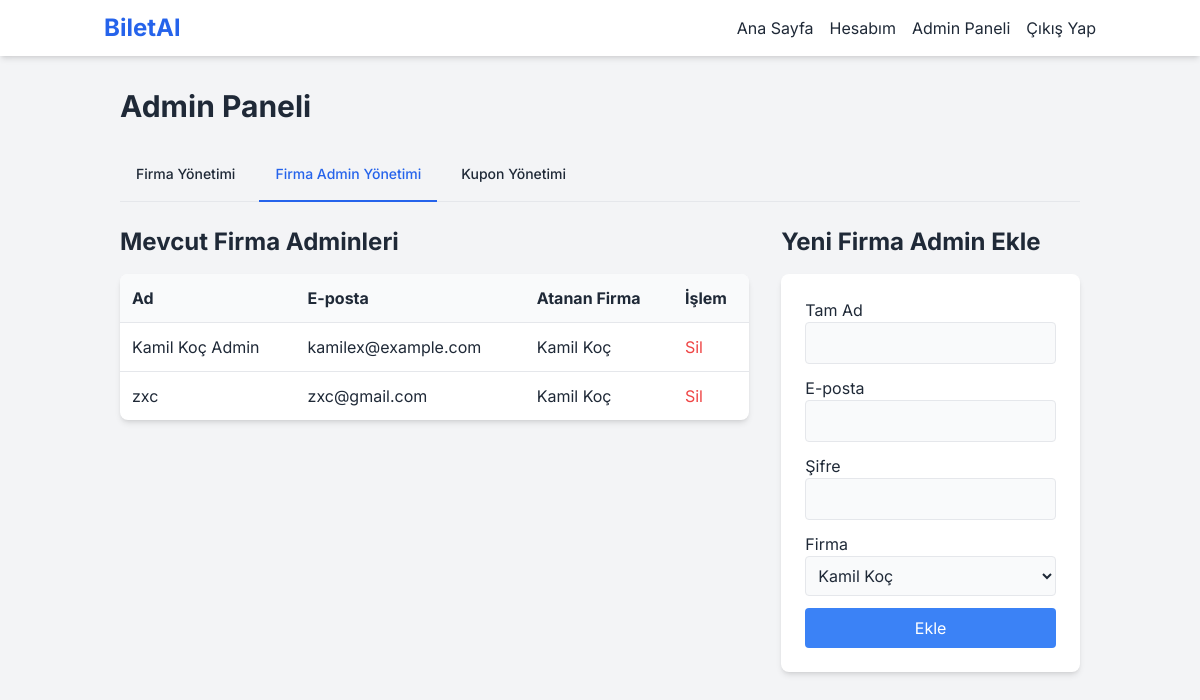
The app's page /admin/index.php?tab=admins (signed in), older data.
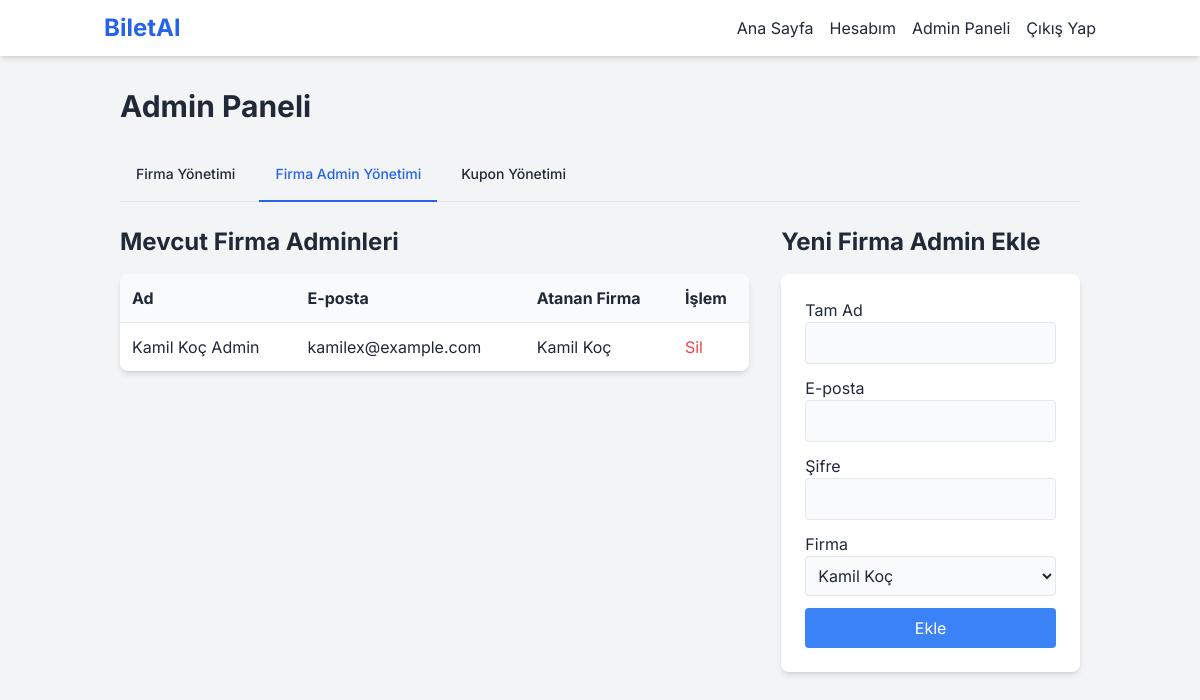
The same page, newer data.
### tables this page shows
CREATE TABLE users (
                id INTEGER PRIMARY KEY AUTOINCREMENT, fullname TEXT NOT NULL, email TEXT NOT NULL UNIQUE,
                password TEXT NOT NULL, role TEXT NOT NULL DEFAULT 'User', company_id INTEGER,
                balance REAL NOT NULL DEFAULT 0.0, FOREIGN KEY (company_id) REFERENCES companies(id)
            );

CREATE TABLE companies (id INTEGER PRIMARY KEY AUTOINCREMENT, name TEXT NOT NULL UNIQUE, created_at TEXT DEFAULT CURRENT_TIMESTAMP);

### admin/index.php (the view, shortened to what this page needs)
<?php
require_once '../config.php';
$tab = $_GET['tab'] ?? 'companies';
include '../header.php';
?>
 <h1 class="text-3xl font-bold mb-6">Admin Paneli</h1>
 <div class="mb-6 border-b border-gray-200">
    <ul class="flex flex-wrap -mb-px text-sm font-medium text-center">
        <li class="mr-2"><a href="index.php?tab=companies" class="inline-block p-4 border-b-2 rounded-t-lg <?php echo $tab === 'companies' ? 'text-blue-600 border-blue-600' : 'border-transparent hover:text-gray-600 hover:border-gray-300'; ?>">Firma Yönetimi</a></li>
        <li class="mr-2"><a href="index.php?tab=admins" class="inline-block p-4 border-b-2 rounded-t-lg <?php echo $tab === 'admins' ? 'text-blue-600 border-blue-600' : 'border-transparent hover:text-gray-600 hover:border-gray-300'; ?>">Firma Admin Yönetimi</a></li>
        <li class="mr-2"><a href="index.php?tab=coupons" class="inline-block p-4 border-b-2 rounded-t-lg <?php echo $tab === 'coupons' ? 'text-blue-600 border-blue-600' : 'border-transparent hover:text-gray-600 hover:border-gray-300'; ?>">Kupon Yönetimi</a></li>
    </ul>
</div>
<?php if ($tab === 'companies'):
    $companies = $pdo->query("SELECT * FROM companies ORDER BY name")->fetchAll();
?>
<div class="grid grid-cols-1 md:grid-cols-3 gap-8">
    <div class="md:col-span-2">
         <h2 class="text-2xl font-bold mb-4">Mevcut Firmalar</h2>
        <div class="bg-white rounded-lg shadow-md overflow-x-auto"><table class="w-full text-left"><thead class="bg-gray-50"><tr><th class="p-3">ID</th><th class="p-3">Firma Adı</th></tr></thead>
           <tbody>
               <?php foreach($companies as $company): ?>
               <tr class="border-t"><td class="p-3"><?php echo $company['id']; ?></td><td class="p-3"><?php echo htmlspecialchars($company['name']); ?></td></tr>
               <?php endforeach; ?>
           </tbody></table></div>
    </div>
    <div>
         <h2 class="text-2xl font-bold mb-4">Yeni Firma Ekle</h2>
         <div class="bg-white rounded-lg shadow-md p-6">
            <form action="../actions.php?action=add_company" method="POST">
                <div class="mb-3"><label class="block">Firma Adı</label><input type="text" name="name" required class="w-full p-2 border rounded bg-gray-50"></div>
                <button type="submit" class="w-full bg-blue-500 text-white p-2 rounded hover:bg-blue-600">Ekle</button>
            </form>
         </div>
    </div>
</div>
<?php elseif ($tab === 'admins'):
     $firma_admins = $pdo->query("SELECT u.*, c.name as company_name FROM users u JOIN companies c ON u.company_id = c.id WHERE u.role = 'Firma Admin' ORDER BY u.fullname")->fetchAll();
     $companies = $pdo->query("SELECT * FROM companies ORDER BY name")->fetchAll();
?>
<div class="grid grid-cols-1 md:grid-cols-3 gap-8">
    <div class="md:col-span-2">
         <h2 class="text-2xl font-bold mb-4">Mevcut Firma Adminleri</h2>
         <div class="bg-white rounded-lg shadow-md overflow-x-auto"><table class="w-full text-left"><thead class="bg-gray-50"><tr><th class="p-3">Ad</th><th class="p-3">E-posta</th><th class="p-3">Atanan Firma</th><th class="p-3">İşlem</th></tr></thead>
           <tbody>
               <?php foreach($firma_admins as $admin): ?>
               <tr class="border-t"><td class="p-3"><?php echo htmlspecialchars($admin['fullname']); ?></td><td class="p-3"><?php echo htmlspecialchars($admin['email']); ?></td><td class="p-3"><?php echo htmlspecialchars($admin['company_name']); ?></td>
               <td class="p-3">
                   <form action="../actions.php?action=delete_firma_admin" method="POST" onsubmit="return confirm('Bu admini silmek istediğinize emin misiniz?');">
                       <button type="submit" class="text-red-500 hover:underline">Sil</button>
                   </form>
               </td></tr>
               <?php endforeach; ?>
           </tbody></table></div>
    </div>
    <div>
         <h2 class="text-2xl font-bold mb-4">Yeni Firma Admin Ekle</h2>
          <div class="bg-white rounded-lg shadow-md p-6">
            <form action="../actions.php?action=add_firma_admin" method="POST">
                <div class="mb-3"><label class="block">Tam Ad</label><input type="text" name="fullname" required class="w-full p-2 border rounded bg-gray-50"></div>
                <div class="mb-3"><label class="block">E-posta</label><input type="email" name="email" required class="w-full p-2 border rounded bg-gray-50"></div>
                <div class="mb-3"><label class="block">Şifre</label><input type="password" name="password" required class="w-full p-2 border rounded bg-gray-50"></div>
                <div class="mb-3"><label class="block">Firma</label><select name="company_id" required class="w-full p-2 border rounded bg-gray-50"><?php foreach($companies as $company): ?><option value="<?php echo $company['id']; ?>"><?php echo htmlspecialchars($company['name']); ?></option><?php endforeach; ?></select></div>
                <button type="submit" class="w-full bg-blue-500 text-white p-2 rounded hover:bg-blue-600">Ekle</button>
            </form>
         </div>
    </div>
</div>
<?php endif; ?>
<?php
include '../footer.php';
?>

Row changes from the older to the newer data that the page shows:
removed users: fullname "zxc", email "zxc@gmail.com", company.name "Kamil Koç"
